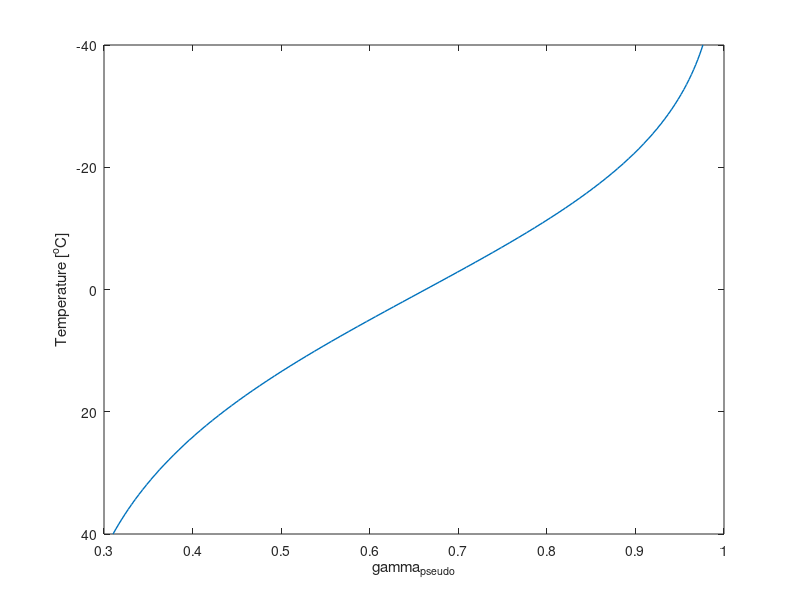
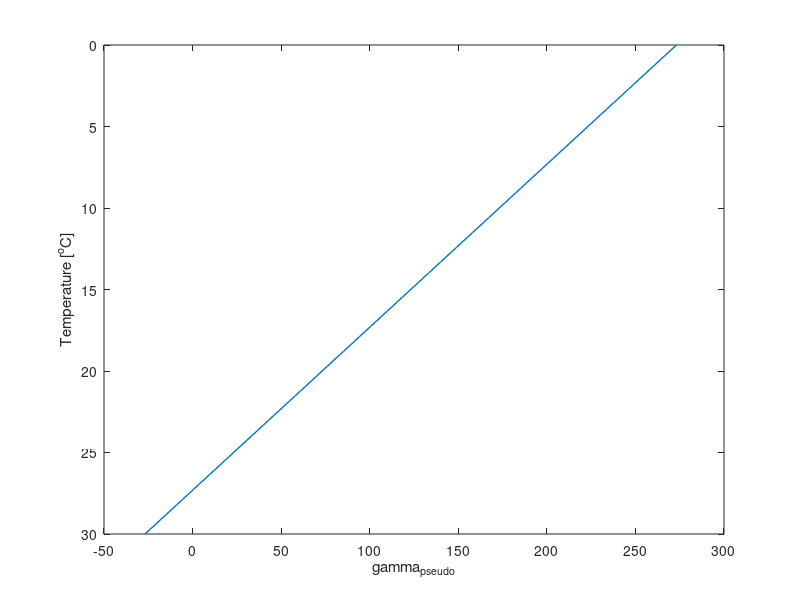

These charts were generated, in order, by the following MATLAB code:
function y = wetLapse()
    
    c_pd = 1;            %[kJ/kgK]
    L = 2501;           %[kJ/kgK]
    R_d = 0.2869;         %[kJ/kgK]
    R_v = 0.461;         %[kJ/kgK]
    T_0 = 273.15;       %K
    e_s0 = 6.112;       %hPa
    ep = 0.622;
    G = 10;              %K/km
    g = 9.81/1000;       %km/s^2
    p = 1000;   %hPa
    q_d = 0.2;
    


    t = linspace(-40,40,100);
    T = t + 273.15;
    e_s = e_s0*exp(17.27*t./(t+237.7));
    q_s = ep*e_s/p;
    R = q_s*R_v + q_d*R_d;
    c_p = 1;
    
    %gamma_ad = c_pd/c_p * (1+q_s*B_T*R_v/R)/(1+q_s*B_T*L/(c_p*T));
    gamma_ps = (1+q_s*L./(R_d*T))./(1+q_s*L^2./(c_pd*R_v*T.^2))
    gamma = gamma_ps + 0.2*(cos(2*pi*T) + 1);
    
    z = linspace(0,30,100);
    T_env = T_0 - 10*z;
    
    close all;
    figure;
    plot(gamma_ps,t,'LineWidth',1)
    ylabel("Temperature [^oC]")
    xlabel("\gamma_{pseudo}")
    set(gca,'YDir','reverse')
    set(gcf,'position',[50 100 600 350])
    
        figure;
    plot(T_env,z,'LineWidth',1)
    ylabel("Temperature [^oC]")
    xlabel("\gamma_{pseudo}")
    set(gca,'YDir','reverse')
    set(gcf,'position',[50 100 600 350])
end